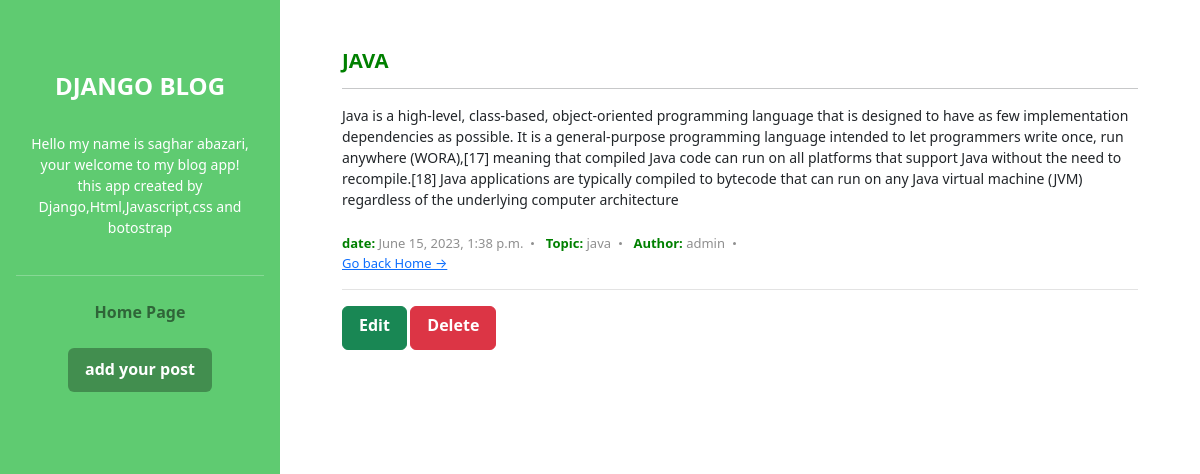
Screenshot of /3/ with the database file from the repository.
### blog/models.py (models this page shows, shortened)
class Post(models.Model):
    STATUS=(
        ('pub','PUBLISHED'),
        ('drf','DRAFT'),
    )
    ABOUT=(
        ('html','HTML'),
        ('css','CSS'),
        ('java','JAVA'),
        ('python','PYTHON'),
        ('django','DJANGO'),
    )
    title=models.CharField(max_length=150)
    text=models.TextField()
    created=models.DateTimeField(auto_now_add=True)
    date_modified=models.DateTimeField(auto_now=True)
    status=models.CharField(choices=STATUS,max_length=10)
    about=models.CharField(choices=ABOUT,max_length=10)
    author=models.ForeignKey('auth.User',on_delete=models.CASCADE)

### blog/views.py (the view)
# urls.py: path('<int:pk>/',Post_Detail.as_view(),name='detail'),
class Post_Detail(generic.DetailView):#pk
    model=Post
    template_name='blog/detail.html'
    context_object_name='posts'

### blog/templates/blog/detail.html (shortened to what this page needs)
{% extends "_base.html" %}
{% block context %}
<div class="main-wrapper">
    <section class="blog-list px-3 py-5 p-md-5">
        <div class="container">
            <div class="item mb-5">
                    <div class="media-body">
                        <h3 class="title mb-1"; style="color:green;">{{posts.title}}</h3>
                        <hr>
                    </div>
                    <div class="intro">{{posts.text}}</div><br>
                    <div class="meta mb-1"><b style="color:green;">date: </b><span class="date">{{posts.date_modified}}</span>
                        <b style="color:green;">Topic: </b><span class="time">{{posts.about}}</span>
                        <b style="color:green;">Author: </b><span class="comment">{{posts.author}}</span><br>
                        <a class="more-link" href="{% url 'home' %}">Go back Home &rarr;</a>
                    <hr>
                    <div class="d-grid gap-2 d-md-block">
                        <a href={% url 'edit' posts.id %} class="btn btn-success me-me-2">Edit</a>
                        <a href={% url 'delete' posts.id %} class="btn btn-danger">Delete</a>
                      </div>
                    </div>
            </div>
                </div>
            </div>
{% endblock context %}

### templates/_base.html (style rules this page uses)
h1,h2,h3,h4,h5,h6 { color:#292929;font-weight:bold }
.btn { font-weight:bold;padding:.375rem 1rem;height:2.75rem;transition:all 0.4s ease-in-out }
.main-wrapper { margin-left:280px;background:#fff }
.main-wrapper .container { max-width:820px }
.blog-list .item .title { font-size:1.275rem }
.blog-list .item .intro { font-size:0.875rem }
.blog-list .item .more-link { font-size:0.8125rem }
.meta { color:#8f8f8f;font-size:0.8125rem }
.meta span { display:inline-block }
.meta span:after { content:"";display:inline-block;width:3px;height:3px;border-radius:50%;background:#8f8f8f;margin-left:0.5rem;margin-right:0.5rem;position:relative;top:-3px }
body { overflow-x:hidden }

### rows the page displays
Post: title "JAVA", text "Java is a high-level, class-based, object-oriented programming language that is designed to have as few implementation dependencies as possible. It is a general-purpose programming language intended to let programmers write once, run anywhere (WORA),[17] meaning that compiled Java code can run on all platforms that support Java without the need to recompile.[18] Java applications are typically compiled to bytecode that can run on any Java virtual machine (JVM) regardless of the underlying computer architecture", date_modified "June 15, 2023, 1:38 p.m.", about "java", author "admin"
